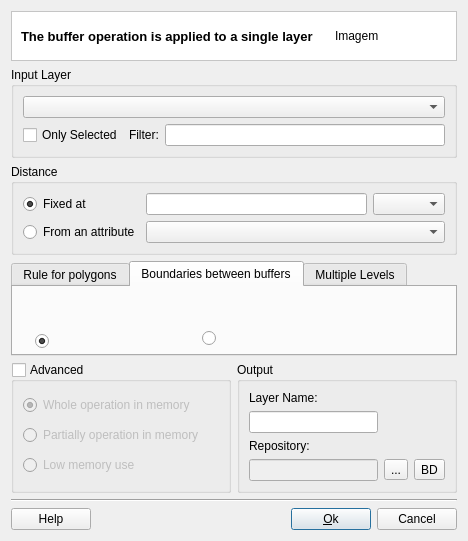
<?xml version="1.0" encoding="UTF-8"?>
<ui version="4.0">
 <class>BufferDialogForm</class>
 <widget class="QDialog" name="BufferDialogForm">
  <property name="geometry">
   <rect>
    <x>0</x>
    <y>0</y>
    <width>468</width>
    <height>541</height>
   </rect>
  </property>
  <property name="windowTitle">
   <string>Dialog</string>
  </property>
  <layout class="QGridLayout" name="gridLayout_15">
   <item row="0" column="0">
    <layout class="QGridLayout" name="gridLayout_12">
     <item row="0" column="0" colspan="2">
      <widget class="QFrame" name="frame_2">
       <property name="styleSheet">
        <string notr="true">QWidget { background: white }</string>
       </property>
       <property name="frameShape">
        <enum>QFrame::StyledPanel</enum>
       </property>
       <property name="frameShadow">
        <enum>QFrame::Sunken</enum>
       </property>
       <layout class="QGridLayout" name="gridLayout" columnstretch="1,0">
        <property name="topMargin">
         <number>0</number>
        </property>
        <property name="bottomMargin">
         <number>0</number>
        </property>
        <property name="horizontalSpacing">
         <number>9</number>
        </property>
        <item row="0" column="1">
         <widget class="QLabel" name="m_imgLabel">
          <property name="minimumSize">
           <size>
            <width>112</width>
            <height>48</height>
           </size>
          </property>
          <property name="maximumSize">
           <size>
            <width>48</width>
            <height>48</height>
           </size>
          </property>
          <property name="text">
           <string>Imagem</string>
          </property>
         </widget>
        </item>
        <item row="0" column="0">
         <widget class="QLabel" name="m_datasourceTypeTitleLabel">
          <property name="font">
           <font>
            <pointsize>10</pointsize>
            <weight>75</weight>
            <bold>true</bold>
           </font>
          </property>
          <property name="text">
           <string>The buffer operation is applied to a single layer</string>
          </property>
         </widget>
        </item>
       </layout>
      </widget>
     </item>
     <item row="1" column="0" colspan="2">
      <widget class="QGroupBox" name="m_inputGroupBox">
       <property name="title">
        <string>Input Layer</string>
       </property>
       <layout class="QGridLayout" name="gridLayout_6">
        <item row="0" column="0">
         <layout class="QGridLayout" name="gridLayout_5">
          <item row="0" column="0">
           <widget class="QComboBox" name="m_layersComboBox"/>
          </item>
          <item row="1" column="0">
           <layout class="QGridLayout" name="gridLayout_4">
            <item row="0" column="0">
             <widget class="QCheckBox" name="m_onlySelectedCheckBox">
              <property name="text">
               <string>Only Selected</string>
              </property>
             </widget>
            </item>
            <item row="0" column="1">
             <widget class="QLabel" name="m_filterLabel">
              <property name="text">
               <string>Filter:</string>
              </property>
             </widget>
            </item>
            <item row="0" column="2">
             <widget class="QLineEdit" name="m_filterLineEdit"/>
            </item>
           </layout>
          </item>
         </layout>
        </item>
       </layout>
      </widget>
     </item>
     <item row="2" column="0" colspan="2">
      <widget class="QGroupBox" name="m_distanceGroupBox">
       <property name="title">
        <string>Distance</string>
       </property>
       <layout class="QGridLayout" name="gridLayout_18">
        <item row="0" column="0">
         <widget class="QRadioButton" name="m_fixedRadioButton">
          <property name="text">
           <string>Fixed at</string>
          </property>
          <property name="checked">
           <bool>true</bool>
          </property>
         </widget>
        </item>
        <item row="0" column="1" rowspan="2">
         <layout class="QGridLayout" name="gridLayout_17">
          <item row="0" column="0">
           <layout class="QGridLayout" name="gridLayout_8">
            <item row="0" column="0">
             <widget class="QLineEdit" name="m_fixedDistanceLineEdit"/>
            </item>
            <item row="0" column="1">
             <widget class="QComboBox" name="m_fromAttDistanceComboBox_2"/>
            </item>
           </layout>
          </item>
          <item row="1" column="0">
           <widget class="QComboBox" name="m_fromAttDistanceComboBox"/>
          </item>
         </layout>
        </item>
        <item row="1" column="0">
         <widget class="QRadioButton" name="m_fromAttRadioButton">
          <property name="text">
           <string>From an attribute</string>
          </property>
         </widget>
        </item>
       </layout>
      </widget>
     </item>
     <item row="3" column="0" colspan="2">
      <widget class="QTabWidget" name="tabWidget">
       <property name="tabShape">
        <enum>QTabWidget::Rounded</enum>
       </property>
       <property name="currentIndex">
        <number>1</number>
       </property>
       <property name="documentMode">
        <bool>false</bool>
       </property>
       <property name="tabsClosable">
        <bool>false</bool>
       </property>
       <property name="movable">
        <bool>false</bool>
       </property>
       <widget class="QWidget" name="m_rulePolTab">
        <attribute name="title">
         <string>Rule for polygons</string>
        </attribute>
        <widget class="QWidget" name="">
         <property name="geometry">
          <rect>
           <x>0</x>
           <y>10</y>
           <width>317</width>
           <height>74</height>
          </rect>
         </property>
         <layout class="QGridLayout" name="gridLayout_7">
          <property name="leftMargin">
           <number>10</number>
          </property>
          <property name="topMargin">
           <number>10</number>
          </property>
          <item row="0" column="0">
           <widget class="QRadioButton" name="m_ruleInOutRadioButton">
            <property name="text">
             <string>Inside and Outside</string>
            </property>
            <property name="checked">
             <bool>true</bool>
            </property>
           </widget>
          </item>
          <item row="0" column="2" rowspan="3">
           <widget class="QLabel" name="m_ruleImgLabel">
            <property name="minimumSize">
             <size>
              <width>150</width>
              <height>60</height>
             </size>
            </property>
            <property name="maximumSize">
             <size>
              <width>48</width>
              <height>48</height>
             </size>
            </property>
            <property name="text">
             <string>Image for Rule</string>
            </property>
           </widget>
          </item>
          <item row="1" column="0">
           <widget class="QRadioButton" name="m_ruleOnlyOutRadioButton">
            <property name="text">
             <string>Only Outside</string>
            </property>
           </widget>
          </item>
          <item row="1" column="1" rowspan="2">
           <spacer name="horizontalSpacer_3">
            <property name="orientation">
             <enum>Qt::Horizontal</enum>
            </property>
            <property name="sizeHint" stdset="0">
             <size>
              <width>40</width>
              <height>20</height>
             </size>
            </property>
           </spacer>
          </item>
          <item row="2" column="0">
           <widget class="QRadioButton" name="m_ruleOnlyInRadioButton">
            <property name="text">
             <string>Only Inside</string>
            </property>
           </widget>
          </item>
         </layout>
        </widget>
       </widget>
       <widget class="QWidget" name="m_boundBufferTab">
        <attribute name="title">
         <string>Boundaries between buffers</string>
        </attribute>
        <widget class="QWidget" name="">
         <property name="geometry">
          <rect>
           <x>12</x>
           <y>10</y>
           <width>327</width>
           <height>99</height>
          </rect>
         </property>
         <layout class="QGridLayout" name="gridLayout_16">
          <property name="leftMargin">
           <number>10</number>
          </property>
          <property name="topMargin">
           <number>10</number>
          </property>
          <item row="0" column="0">
           <layout class="QGridLayout" name="gridLayout_10">
            <item row="0" column="0">
             <widget class="QRadioButton" name="m_withoutBoundRadioButton">
              <property name="minimumSize">
               <size>
                <width>150</width>
                <height>50</height>
               </size>
              </property>
              <property name="text">
               <string/>
              </property>
              <property name="checked">
               <bool>true</bool>
              </property>
             </widget>
            </item>
            <item row="1" column="0">
             <spacer name="horizontalSpacer_5">
              <property name="orientation">
               <enum>Qt::Horizontal</enum>
              </property>
              <property name="sizeHint" stdset="0">
               <size>
                <width>40</width>
                <height>20</height>
               </size>
              </property>
             </spacer>
            </item>
           </layout>
          </item>
          <item row="0" column="1">
           <spacer name="horizontalSpacer_2">
            <property name="orientation">
             <enum>Qt::Horizontal</enum>
            </property>
            <property name="sizeHint" stdset="0">
             <size>
              <width>40</width>
              <height>20</height>
             </size>
            </property>
           </spacer>
          </item>
          <item row="0" column="2">
           <layout class="QGridLayout" name="gridLayout_11">
            <item row="0" column="0">
             <widget class="QRadioButton" name="m_withBoundRadioButton">
              <property name="minimumSize">
               <size>
                <width>150</width>
                <height>50</height>
               </size>
              </property>
              <property name="text">
               <string/>
              </property>
             </widget>
            </item>
            <item row="1" column="0">
             <widget class="QCheckBox" name="m_copyColumnsCheckBox">
              <property name="enabled">
               <bool>false</bool>
              </property>
              <property name="text">
               <string>Copy input columns</string>
              </property>
             </widget>
            </item>
           </layout>
          </item>
         </layout>
        </widget>
       </widget>
       <widget class="QWidget" name="m_multLevelTab">
        <attribute name="title">
         <string>Multiple Levels</string>
        </attribute>
        <widget class="QWidget" name="layoutWidget">
         <property name="geometry">
          <rect>
           <x>0</x>
           <y>0</y>
           <width>170</width>
           <height>31</height>
          </rect>
         </property>
         <layout class="QGridLayout" name="gridLayout_9">
          <property name="leftMargin">
           <number>10</number>
          </property>
          <property name="topMargin">
           <number>10</number>
          </property>
          <item row="0" column="0">
           <widget class="QLabel" name="m_numberLevelsLabel_2">
            <property name="text">
             <string>Number of levels:</string>
            </property>
           </widget>
          </item>
          <item row="0" column="1">
           <widget class="QComboBox" name="m_levelsNumComboBox_2"/>
          </item>
         </layout>
        </widget>
       </widget>
      </widget>
     </item>
     <item row="4" column="0">
      <widget class="QGroupBox" name="m_advancedOptionsGroupBox">
       <property name="sizePolicy">
        <sizepolicy hsizetype="MinimumExpanding" vsizetype="Preferred">
         <horstretch>0</horstretch>
         <verstretch>0</verstretch>
        </sizepolicy>
       </property>
       <property name="title">
        <string>Advanced</string>
       </property>
       <property name="flat">
        <bool>false</bool>
       </property>
       <property name="checkable">
        <bool>true</bool>
       </property>
       <property name="checked">
        <bool>false</bool>
       </property>
       <layout class="QGridLayout" name="gridLayout_13">
        <item row="1" column="0">
         <widget class="QRadioButton" name="m_partiallyMemRadioButton">
          <property name="toolTip">
           <string>operation with only one layer in memory</string>
          </property>
          <property name="text">
           <string>Partially operation in memory</string>
          </property>
         </widget>
        </item>
        <item row="0" column="0">
         <widget class="QRadioButton" name="m_wholeMemRadioButton">
          <property name="toolTip">
           <string>operation with all layers in memory</string>
          </property>
          <property name="text">
           <string>Whole operation in memory</string>
          </property>
          <property name="checked">
           <bool>true</bool>
          </property>
         </widget>
        </item>
        <item row="2" column="0">
         <widget class="QRadioButton" name="m_lowMemRadioButton">
          <property name="toolTip">
           <string>operation without memory use</string>
          </property>
          <property name="text">
           <string>Low memory use</string>
          </property>
         </widget>
        </item>
       </layout>
      </widget>
     </item>
     <item row="4" column="1">
      <widget class="QGroupBox" name="m_outputGroupBox">
       <property name="sizePolicy">
        <sizepolicy hsizetype="Preferred" vsizetype="Preferred">
         <horstretch>0</horstretch>
         <verstretch>0</verstretch>
        </sizepolicy>
       </property>
       <property name="title">
        <string>Output</string>
       </property>
       <layout class="QGridLayout" name="gridLayout_3">
        <item row="3" column="2">
         <widget class="QToolButton" name="m_targetDatasourceToolButton">
          <property name="minimumSize">
           <size>
            <width>0</width>
            <height>0</height>
           </size>
          </property>
          <property name="text">
           <string>BD</string>
          </property>
         </widget>
        </item>
        <item row="3" column="1">
         <widget class="QToolButton" name="m_targetFileToolButton">
          <property name="minimumSize">
           <size>
            <width>0</width>
            <height>0</height>
           </size>
          </property>
          <property name="text">
           <string>...</string>
          </property>
         </widget>
        </item>
        <item row="3" column="0">
         <widget class="QLineEdit" name="m_repositoryLineEdit">
          <property name="enabled">
           <bool>false</bool>
          </property>
         </widget>
        </item>
        <item row="2" column="0">
         <widget class="QLabel" name="m_repositoryLabel">
          <property name="text">
           <string>Repository:</string>
          </property>
         </widget>
        </item>
        <item row="1" column="0">
         <widget class="QLineEdit" name="m_newLayerNameLineEdit"/>
        </item>
        <item row="0" column="0">
         <widget class="QLabel" name="m_layerNameLabel">
          <property name="text">
           <string>Layer Name:</string>
          </property>
         </widget>
        </item>
       </layout>
      </widget>
     </item>
     <item row="5" column="0" colspan="2">
      <layout class="QGridLayout" name="gridLayout_14">
       <item row="0" column="0">
        <widget class="Line" name="line_2">
         <property name="orientation">
          <enum>Qt::Horizontal</enum>
         </property>
        </widget>
       </item>
       <item row="1" column="0">
        <layout class="QGridLayout" name="gridLayout_2">
         <item row="0" column="1">
          <spacer name="horizontalSpacer">
           <property name="orientation">
            <enum>Qt::Horizontal</enum>
           </property>
           <property name="sizeHint" stdset="0">
            <size>
             <width>40</width>
             <height>20</height>
            </size>
           </property>
          </spacer>
         </item>
         <item row="0" column="2">
          <widget class="QPushButton" name="m_okPushButton">
           <property name="text">
            <string>&amp;Ok</string>
           </property>
          </widget>
         </item>
         <item row="0" column="0">
          <widget class="QPushButton" name="m_helpPushButton">
           <property name="text">
            <string>Help</string>
           </property>
          </widget>
         </item>
         <item row="0" column="3">
          <widget class="QPushButton" name="m_cancelPushButton">
           <property name="text">
            <string>Cancel</string>
           </property>
          </widget>
         </item>
        </layout>
       </item>
      </layout>
     </item>
    </layout>
   </item>
  </layout>
 </widget>
 <resources/>
 <connections/>
</ui>
